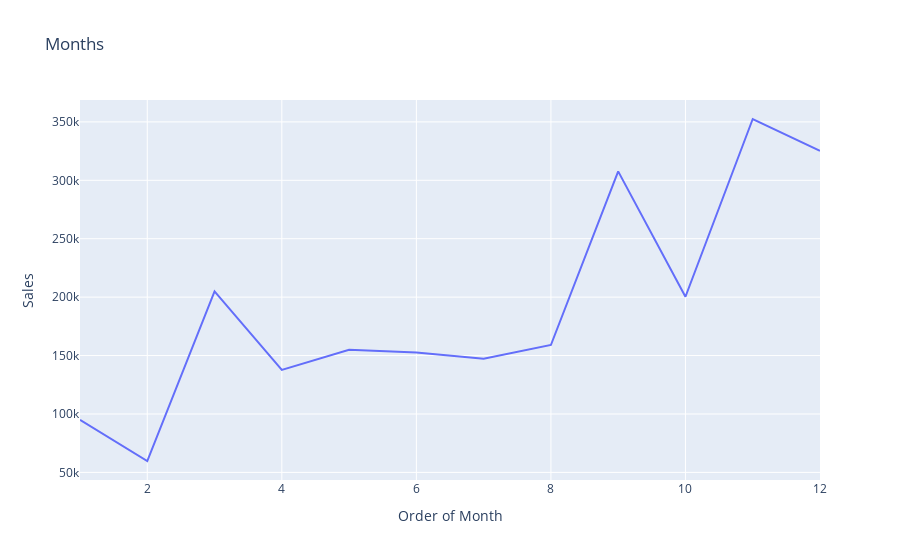

Notebook cell for this chart:
### Code cell
lines=px.line(Sales_Month,
              x='Order of Month' ,
              y='Sales' ,
              title = 'Months')
lines.show()

### Figure 1 — Plotly figure (JSON) as saved in the notebook; plotly's stock layout.template omitted (floating-point values rounded to 4 significant figures)
{"data": [{"hovertemplate": "Order of Month=%{x}<br>Sales=%{y}<extra></extra>", "legendgroup": "", "line": {"color": "#636efa", "dash": "solid"}, "marker": {"symbol": "circle"}, "mode": "lines", "name": "", "orientation": "v", "showlegend": false, "type": "scatter", "x": [1, 2, 3, 4, 5, 6, 7, 8, 9, 10, 11, 12], "xaxis": "x", "y": [94920.0, 59750.0, 205000.0, 137800.0, 155000.0, 152700.0, 147200.0, 159000.0, 307600.0, 200300.0, 352500.0, 325300.0], "yaxis": "y"}], "layout": {"legend": {"tracegroupgap": 0}, "title": {"text": "Months"}, "xaxis": {"anchor": "y", "domain": [0, 1], "title": {"text": "Order of Month"}}, "yaxis": {"anchor": "x", "domain": [0, 1], "title": {"text": "Sales"}}}}
